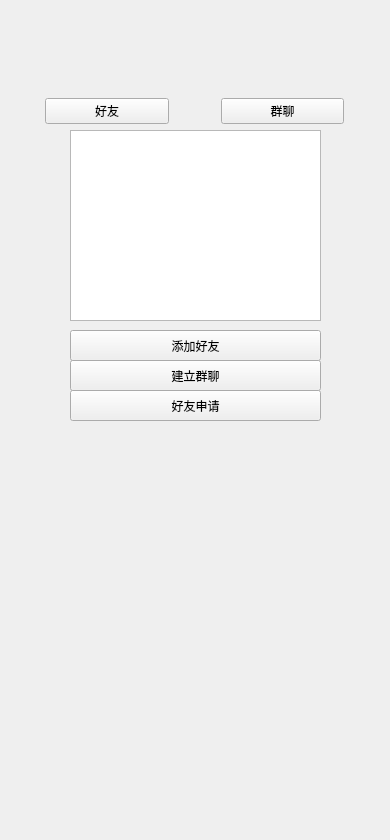
<?xml version="1.0" encoding="UTF-8"?>
<ui version="4.0">
 <class>L_friend</class>
 <widget class="QWidget" name="L_friend">
  <property name="geometry">
   <rect>
    <x>0</x>
    <y>0</y>
    <width>390</width>
    <height>840</height>
   </rect>
  </property>
  <property name="windowTitle">
   <string>Form</string>
  </property>
  <widget class="QPushButton" name="btn_apfriend">
   <property name="geometry">
    <rect>
     <x>70</x>
     <y>390</y>
     <width>251</width>
     <height>31</height>
    </rect>
   </property>
   <property name="text">
    <string>好友申请</string>
   </property>
  </widget>
  <widget class="QListWidget" name="listWidget">
   <property name="geometry">
    <rect>
     <x>70</x>
     <y>130</y>
     <width>251</width>
     <height>191</height>
    </rect>
   </property>
  </widget>
  <widget class="QPushButton" name="btn_setgroup">
   <property name="geometry">
    <rect>
     <x>70</x>
     <y>360</y>
     <width>251</width>
     <height>31</height>
    </rect>
   </property>
   <property name="text">
    <string>建立群聊</string>
   </property>
  </widget>
  <widget class="QWidget" name="widget" native="true">
   <property name="geometry">
    <rect>
     <x>0</x>
     <y>90</y>
     <width>389</width>
     <height>42</height>
    </rect>
   </property>
   <layout class="QHBoxLayout" name="horizontalLayout_2">
    <item>
     <spacer name="horizontalSpacer_4">
      <property name="orientation">
       <enum>Qt::Horizontal</enum>
      </property>
      <property name="sizeHint" stdset="0">
       <size>
        <width>40</width>
        <height>20</height>
       </size>
      </property>
     </spacer>
    </item>
    <item>
     <widget class="QPushButton" name="btn_friend">
      <property name="sizePolicy">
       <sizepolicy hsizetype="Fixed" vsizetype="Fixed">
        <horstretch>0</horstretch>
        <verstretch>0</verstretch>
       </sizepolicy>
      </property>
      <property name="minimumSize">
       <size>
        <width>124</width>
        <height>24</height>
       </size>
      </property>
      <property name="text">
       <string>好友</string>
      </property>
     </widget>
    </item>
    <item>
     <spacer name="horizontalSpacer_5">
      <property name="orientation">
       <enum>Qt::Horizontal</enum>
      </property>
      <property name="sizeHint" stdset="0">
       <size>
        <width>20</width>
        <height>20</height>
       </size>
      </property>
     </spacer>
    </item>
    <item>
     <widget class="QPushButton" name="btn_group">
      <property name="sizePolicy">
       <sizepolicy hsizetype="Fixed" vsizetype="Fixed">
        <horstretch>0</horstretch>
        <verstretch>0</verstretch>
       </sizepolicy>
      </property>
      <property name="minimumSize">
       <size>
        <width>123</width>
        <height>24</height>
       </size>
      </property>
      <property name="text">
       <string>群聊</string>
      </property>
     </widget>
    </item>
    <item>
     <spacer name="horizontalSpacer_6">
      <property name="orientation">
       <enum>Qt::Horizontal</enum>
      </property>
      <property name="sizeHint" stdset="0">
       <size>
        <width>40</width>
        <height>20</height>
       </size>
      </property>
     </spacer>
    </item>
   </layout>
  </widget>
  <widget class="QPushButton" name="btn_addfriend">
   <property name="geometry">
    <rect>
     <x>70</x>
     <y>330</y>
     <width>251</width>
     <height>31</height>
    </rect>
   </property>
   <property name="text">
    <string>添加好友</string>
   </property>
  </widget>
 </widget>
 <resources/>
 <connections/>
</ui>
